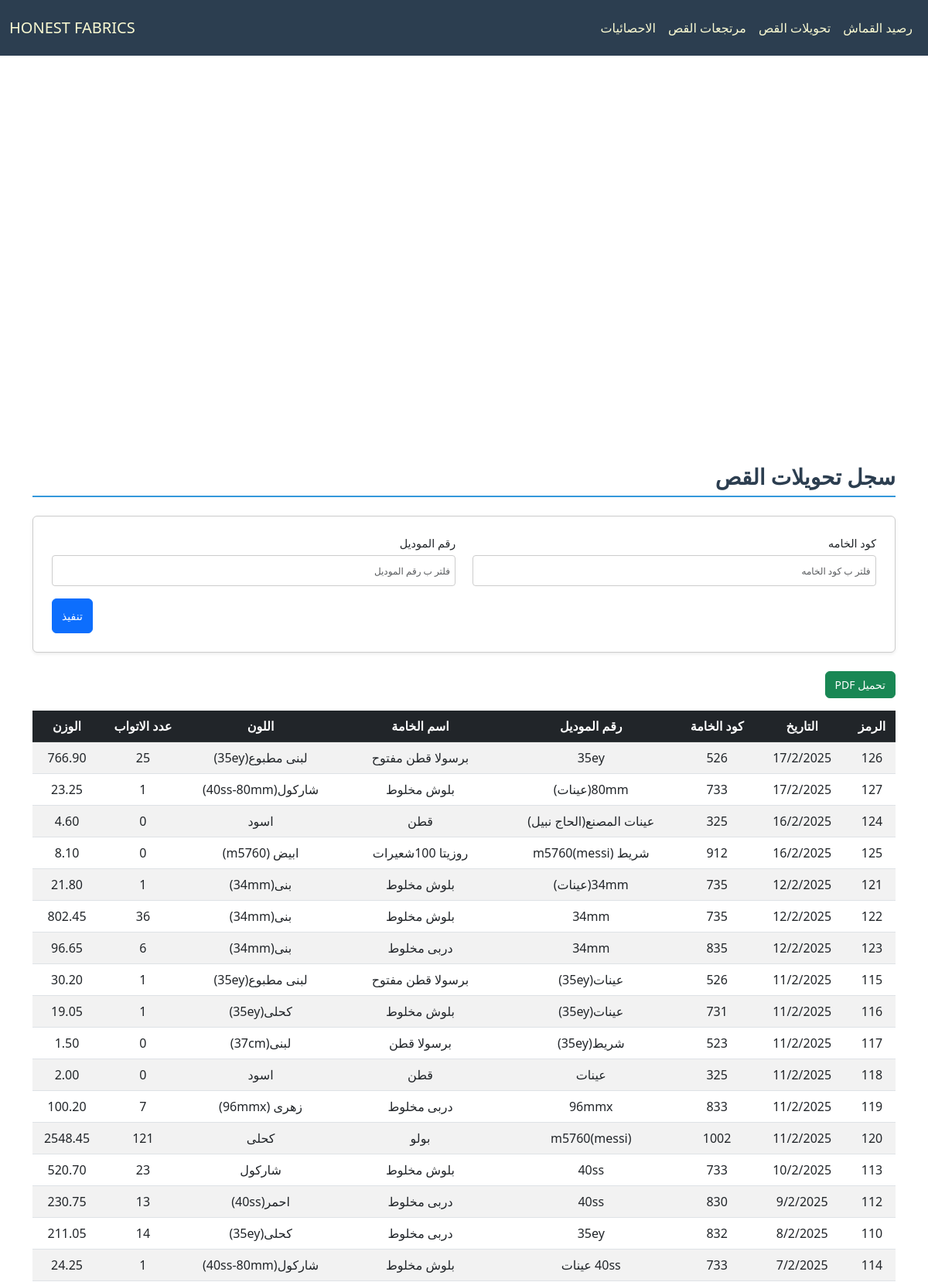
/cloth/CutTransfer/ (upper part), run on the app's committed database.
### cloth/models.py (models this page shows, shortened)
class Base(models.Model):
    id = models.IntegerField(primary_key=True, verbose_name="الرمز")
    fabric_code = models.CharField(max_length=100, verbose_name="كود الخامه", db_index=True, null=True, blank=True)
    fabric_name = models.CharField(max_length=200, verbose_name="اسم الخامه", null=True, blank=True)
    color = models.CharField(max_length=100, verbose_name="اللون", null=True, blank=True)
    roll = models.PositiveIntegerField(verbose_name="عدد الاتواب", null=True, blank=True)
    weight = models.DecimalField(max_digits=10, decimal_places=2, verbose_name="الوزن", null=True, blank=True)
    date = models.CharField(max_length=100,verbose_name="التاريخ", null=True, blank=True)
    class Meta:
        abstract = True

class CutTransfer(Base):
    model_number = models.CharField(max_length=100, verbose_name="رقم الموديل", null=True, blank=True)

### cloth/views.py (the view)
# urls.py: path('CutTransfer/', CutTransferView.as_view(), name='cut_transfer_view'),
class CutTransferView(FilterableListView):
    template_name = "cloth/cut.html"
    model = CutTransfer
    filter_fields = ['fabric_code', 'model_number']
    columns = ["الرمز","التاريخ","كود الخامة","رقم الموديل","اسم الخامة","اللون","عدد الاتواب","الوزن"]

### cloth/views.py (called while the page is built)
    def parse_date(self, date_str):
        try:
            normalized_date = date_str.replace("\\", "/")
            return datetime.strptime(normalized_date, "%d/%m/%Y")
        except (ValueError, AttributeError):
            return datetime.min

    def get_queryset(self):
        queryset = super().get_queryset()
        filters = Q()
        ordering = self.request.GET.get('order', 'desc')
        for field in self.filter_fields:
            filter_value = self.request.GET.get(field)
            if filter_value:
                filters &= Q(**{f"{field}__icontains": filter_value})
        filtered_queryset = queryset.filter(filters)
        models = list(filtered_queryset)
        models.sort(
            key=lambda x: self.parse_date(x.date) if x.date else datetime.min,
            reverse=(ordering == 'desc')
        )
        return models

    def get_context_data(self, **kwargs):
        context = super().get_context_data(**kwargs)
        update = Updates.objects.all().order_by('-date').first()
        context['update'] = localtime(update.date).strftime("%d/%m %I:%M %p") if update and update.date else None
        context['columns'] = self.columns
        model_meta = self.model._meta
        context['filter_fields'] = [
            {
                'field_name': field,
                'verbose_name': model_meta.get_field(field).verbose_name,
                'value': self.request.GET.get(field) or "",
            }
            for field in self.filter_fields
        ]
        return context

### cloth/templates/cloth/cut.html (shortened to what this page needs)
{% extends "cloth/layout.html" %}
{% block home_page %}
<a class="navbar-brand" href="{% url 'fabric_view' %}">HONEST FABRICS</a>
{% endblock %}
{% block navbar_links_small %}
{% include "cloth/nav_links.html" %}
{% endblock %}
{% block body %}
    <h2 class="section-title pt-4">سجل تحويلات القص</h2>
    <form method="get" class="filter-form-flex mb-4 p-4 rounded shadow-sm">
        {% for filter_field in filter_fields %}
        <div class="form-group mb-3">
            <label for="filter_{{ forloop.counter }}" class="form-label">{{ filter_field.verbose_name }}</label>
            <input type="text" id="filter_{{ forloop.counter }}" name="{{ filter_field.field_name }}"
                   placeholder="فلتر ب {{ filter_field.verbose_name }}"
                   class="form-control"
                   value="{{ filter_field.value }}">
        </div>
        {% endfor %}
        <div class="submit-container">
            <button type="submit" class="btn btn-primary submit-btn">تنفيذ</button>
        </div>
    </form>
    <button onclick="generatePDF()" class="btn btn-success mb-3">تحميل PDF</button>
    <div style="overflow-y: auto; max-height: 70vh; position: relative;" class="table-responsive mb-4">
        <table id="data-table"  class="table table-striped">
            <thead class="table-dark">
                <tr>
                    <th style="position: sticky; top: 0;" >الرمز</th>
                    <th style="position: sticky; top: 0;" >التاريخ</th>
                    <th style="position: sticky; top: 0;" >كود الخامة</th>
                    <th style="position: sticky; top: 0;" >رقم الموديل</th>
                    <th style="position: sticky; top: 0;" >اسم الخامة</th>
                    <th style="position: sticky; top: 0;" >اللون</th>
                    <th style="position: sticky; top: 0;" >عدد الاتواب</th>
                    <th style="position: sticky; top: 0;" >الوزن</th>
                </tr>
            </thead>
            <tbody>
                {% for model in models %}
                <tr>
                    <td>{{ model.id }}</td>
                    <td>{{ model.date }}</td>
                    <td>{{ model.fabric_code }}</td>
                    <td>{{ model.model_number }}</td>
                    <td>{{ model.fabric_name }}</td>
                    <td>{{ model.color }}</td>
                    <td>{{ model.roll }}</td>
                    <td>{{ model.weight }}</td>
                </tr>
                {% empty %}
                <tr>
                    <td colspan="8" class="text-center">لا يوجد عناصر</td>
                </tr>
                {% endfor %}
            </tbody>
        </table>
    </div>
    {% endblock body %}

### cloth/static/cloth/styles.css (style rules this page uses)
:root { --primary-color: #3498db; --light-blue: #3db1ff5e; --secondary-color: #2c3e50; --success-color: #2ecc71; --danger-color: #e74c3c; --warning-color: #f1c40f; --light-bg: #f8f9fa; --dark-bg: #343a40; --light-text: lightgoldenrodyellow; --golden-text: rgb(255, 255, 0); --border-color: #dee2e6; --white-color: #ffffff; }
*, *::before, *::after { box-sizing: border-box; }
ul, div { padding: 0; margin: 0; }
body { background-color: var(--light-bg); margin-top: 80px; margin-inline: 0; font-family: 'Segoe UI', Tahoma, Geneva, Verdana, sans-serif; line-height: 1.6; font-size: 16px; }
#navbar, #navbar a, #navbar-menu-body, #navbar-menu-body a { color: var(--light-text) !important; }
.section-title { color: var(--secondary-color); border-bottom: 2px solid var(--primary-color); padding-bottom: 0.5rem; margin-bottom: 1.5rem; font-weight: bold; }
.table { border-collapse: separate; border-spacing: 0; border-radius: 8px; width: 100%; }
.table th, .table td { text-align: center; vertical-align: middle; padding: 10px; }
.table-striped tbody tr:nth-of-type(odd) { background-color: var(--light-bg); }
.table-dark th { background-color: var(--secondary-color); color: var(--light-text); }
.table-responsive { overflow-x: auto; }
.table-responsive table th, .table-responsive table td { white-space: nowrap; min-width: fit-content; }
.table-responsive table { width: 100%; table-layout: auto; }
.filter-form-flex { display: flex; flex-wrap: wrap; padding: 1rem; border: 1px solid #ccc; border-radius: 8px; background-color: #fff; justify-content: space-between; column-gap: 2px; direction: rtl; }
.filter-form-flex .form-group { display: flex; flex-direction: column; margin-bottom: 5px; width: 49%; }
.filter-form-flex .form-label { font-size: 0.9rem; margin-bottom: 0.25rem; }
.filter-form-flex .form-control { border: 1px solid #ccc; border-radius: 4px; padding: 0.4rem; font-size: 0.9rem; }
.filter-form-flex input[type="text"], .filter-form-flex input[type="number"], .filter-form-flex input[type="date"] { width: 100%; height: 40px; }
.submit-container { display: flex; justify-content: flex-end; width: 100%; }
.filter-form-flex .submit-btn { width: auto; height: 45px; font-size: 1rem; }
@media (max-width: 1200px) { body { font-size: 15px; } }
@media (max-width: 1200px) { h4.section-title, h2 { font-size: 28px !important; } }
@media (max-width: 1200px) { p.lead, .oped_details_btn, .btn { font-size: 14px !important; } }
@media (max-width: 1200px) { ::placeholder { font-size: 12px !important; } }

### data on the page
CutTransfer: id "126", date "17/2/2025", fabric_code "526", model_number "35ey", fabric_name "برسولا قطن مفتوح", color "لبنى مطبوع(35ey)", roll "25", weight "766.90"
CutTransfer: id "127", date "17/2/2025", fabric_code "733", model_number "80mm(عينات)", fabric_name "بلوش مخلوط", color "شاركول(40ss-80mm)", roll "1", weight "23.25"
CutTransfer: id "124", date "16/2/2025", fabric_code "325", model_number "عينات المصنع(الحاج نبيل)", fabric_name "قطن", color "اسود", roll "0", weight "4.60"
CutTransfer: id "125", date "16/2/2025", fabric_code "912", model_number "شريط m5760(messi)", fabric_name "روزيتا 100شعيرات", color "ابيض (m5760)", roll "0", weight "8.10"
CutTransfer: id "121", date "12/2/2025", fabric_code "735", model_number "34mm(عينات)", fabric_name "بلوش مخلوط", color "بنى(34mm)", roll "1", weight "21.80"
CutTransfer: id "122", date "12/2/2025", fabric_code "735", model_number "34mm", fabric_name "بلوش مخلوط", color "بنى(34mm)", roll "36", weight "802.45"
CutTransfer: id "123", date "12/2/2025", fabric_code "835", model_number "34mm", fabric_name "دربى مخلوط", color "بنى(34mm)", roll "6", weight "96.65"
CutTransfer: id "115", date "11/2/2025", fabric_code "526", model_number "عينات(35ey)", fabric_name "برسولا قطن مفتوح", color "لبنى مطبوع(35ey)", roll "1", weight "30.20"
CutTransfer: id "116", date "11/2/2025", fabric_code "731", model_number "عينات(35ey)", fabric_name "بلوش مخلوط", color "كحلى(35ey)", roll "1", weight "19.05"
CutTransfer: id "117", date "11/2/2025", fabric_code "523", model_number "شريط(35ey)", fabric_name "برسولا قطن", color "لبنى(37cm)", roll "0", weight "1.50"
CutTransfer: id "118", date "11/2/2025", fabric_code "325", model_number "عينات", fabric_name "قطن", color "اسود", roll "0", weight "2.00"
CutTransfer: id "119", date "11/2/2025", fabric_code "833", model_number "96mmx", fabric_name "دربى مخلوط", color "زهرى (96mmx)", roll "7", weight "100.20"
CutTransfer: id "120", date "11/2/2025", fabric_code "1002", model_number "m5760(messi)", fabric_name "بولو", color "كحلى", roll "121", weight "2548.45"
CutTransfer: id "113", date "10/2/2025", fabric_code "733", model_number "40ss", fabric_name "بلوش مخلوط", color "شاركول", roll "23", weight "520.70"
CutTransfer: id "112", date "9/2/2025", fabric_code "830", model_number "40ss", fabric_name "دربى مخلوط", color "احمر(40ss)", roll "13", weight "230.75"
CutTransfer: id "110", date "8/2/2025", fabric_code "832", model_number "35ey", fabric_name "دربى مخلوط", color "كحلى(35ey)", roll "14", weight "211.05"
CutTransfer: id "114", date "7/2/2025", fabric_code "733", model_number "40ss عينات", fabric_name "بلوش مخلوط", color "شاركول(40ss-80mm)", roll "1", weight "24.25"

### other printed values
{{ filter_field.verbose_name }} "كود الخامه" "رقم الموديل"
